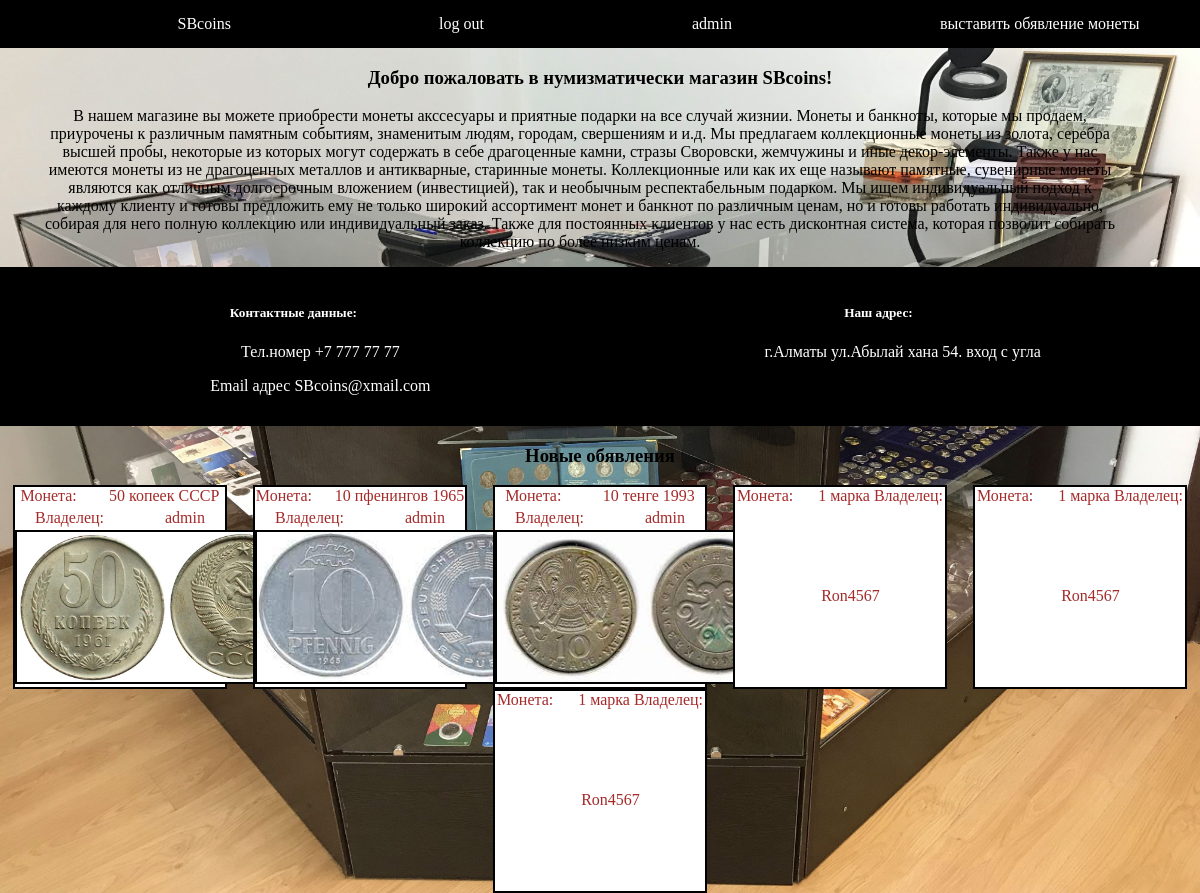
The app's page / (signed in) with its own data.
### sbcoins/models.py (models this page shows)
class Post(models.Model):
    author=models.ForeignKey(settings.AUTH_USER_MODEL ,on_delete=models.CASCADE)
    title=models.CharField(max_length=300)
    ycoin=models.DateField(null=True)
    text=models.TextField()
    cprice=models.IntegerField(default=0)
    img=models.ImageField(blank=True,null=True)
    created_date=models.DateTimeField(default=timezone.now)

### sbcoins/views.py (the view)
# urls.py: path('',views.post_list, name='post_list'),
def post_list(request):
    posts=Post.objects.all()
    return render(request,'sbcoins/index.html',{'posts':posts})

### sbcoins/templates/sbcoins/index.html (shortened to what this page needs)
{% load static %}
<!DOCTYPE html>
<html lang="en">
<head>
    <link rel="stylesheet" href="{% static 'css/style.css' %}">
</head>
<body>
    <div class="header">
    <a href=" {% url 'post_list' %} "> SBcoins</a>
    {% if request.user.is_authenticated %}
    <a href=" {% url 'logout' %} ">log out</a>
    <a href="#">{{ request.user }}</a>
    <a href=" {% url 'new_post' %}">выставить обявление монеты</a>
    {% else  %}
    <a href=" {% url 'login' %} ">log in</a>
    <a href=" {% url 'register' %} ">регистрация</a>
    <a href=" {% url 'register' %}">выставить обявление монеты</a>
    {% endif  %}
    </div>
    <div>
        <h3>Добро пожаловать в нумизматически магазин SBcoins!</h3>
        <p>
            В нашем магазине вы можете приобрести монеты акссесуары и приятные подарки на все случай жизнии.
            Монеты и банкноты, которые мы продаем, приурочены к различным памятным событиям, знаменитым людям, городам, свершениям и и.д. Мы предлагаем коллекционные монеты из золота, серебра высшей пробы, некоторые из которых могут содержать в себе драгоценные камни, стразы Своровски, жемчужины и иные декор-элементы. Также у нас имеются монеты из не драгоценных металлов и антикварные, старинные монеты.
            Коллекционные или как их еще называют памятные, сувенирные монеты являются как отличным долгосрочным вложением (инвестицией), так и необычным респектабельным подарком.
            Мы ищем индивидуальный подход к каждому клиенту и готовы предложить ему не только широкий ассортимент монет и банкнот по различным ценам, но и готовы работать индивидуально, собирая для него полную коллекцию или индивидуальный заказ. Также для постоянных клиентов у нас есть дисконтная система, которая позволит собирать коллекцию по более низким ценам.
        </p>
    </div>
    <div class="adress">
        <div>
            <h5>Контактные данные:</h5>
            <p> Тел.номер +7 777 77 77</p>
            <p> Email адрес SBcoins@xmail.com</p>
        </div>
        <div>
            <h5>Наш адрес:</h5>
            <p>г.Алматы ул.Абылай хана 54. вход с угла</p>
        </div>
    </div>
    <h3>Новые обявления</h3>
    <div class="c_list">
        {% for post in posts %}
        <div class="coin_list">
            <span class="links">Монета:</span>
                <a class="links" href="{% url 'post' pk=post.pk %}"> {{ post.title }} </a>
            <span class="links">Владелец:</span>
                <a class="links" href="{% url 'post' pk=post.pk %}"> {{ post.author }} </a>
                {% if post.img %}
                    <img src="{{ post.img.url }}" alt="">
                {% endif  %}
        </div>
        {% endfor %}
    </div>
</body>
</html>

### sbcoins/templates/sbcoins/index.html (style rules this page uses)
body { margin: 0px; background-color: green; background-image: url("/image/cover4.jpg"); background-size: cover; background-repeat: no-repeat; }
.header { display: flex; padding: 15px; background-color: black; color: white; justify-content: space-around; }
.adress { display: flex; padding: 15px; background-color: black; color: white; justify-content: space-around; }
a { margin-left: 10%; text-decoration: none; color: white; }
.links { display: flex; flex-direction: column; color: brown; justify-content: none; }
img { display: flex; flex-direction: column; height: 150px; width: 300px; border: 2px solid black; background-color: white; }
.c_list { widows: 100%; justify-content: space-around; height: 350px; width: 100%; display: flex; flex-direction: row; flex-wrap: wrap; }
.coin_list { widows: 100%; justify-content: space-around; flex-direction: column; display: flex; flex-direction: row; flex-wrap: wrap; width: 210px; height: 200px; border: 2px solid black; background-color: white; }
h3 { text-align: center; }
h5 { text-align: center; }
p { text-align: center; width: 90%; margin-left: 40px ; }

### records on screen
Post: title "50 копеек СССР", author "admin", img (picture)
Post: title "10 пфенингов 1965", author "admin", img (picture)
Post: title "10 тенге 1993", author "admin", img (picture)
Post: title "1 марка", author "Ron4567"
Post: title "1 марка", author "Ron4567"
Post: title "1 марка", author "Ron4567"

### other values on screen
{{ request.user }} "admin"
